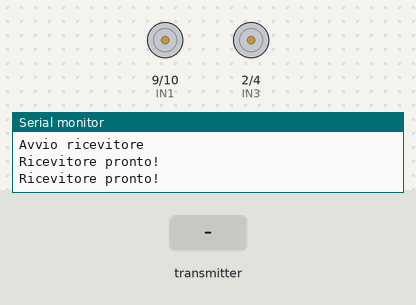
This sketch was run on a simulated Arduino Uno, built with avr-gcc and run on an emulated ATmega328P. Parts: motor-driver pin pairs drawn as motors (green arrow = first pin HIGH = forward, orange = second pin HIGH = backward, longer = more drive, scaled by the enable pin), the last lines printed to the serial monitor. The test bench sets the inputs (shaded band). No radio packets arrive unless stated.

Above: at 1.2 s.
1.3 s: the transmitter starts sending x = 0
At 1.6 s:
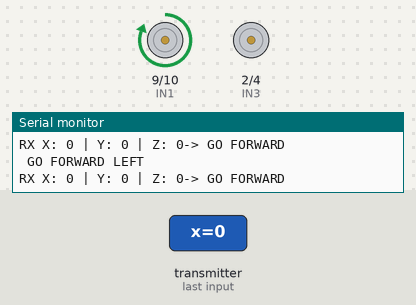
2.8 s: the transmitter starts sending y = 64
At 3.8 s:
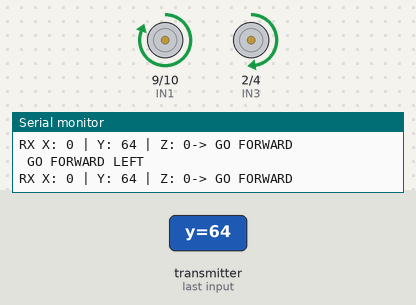
4.3 s: the transmitter starts sending x = 64
At 5.4 s:
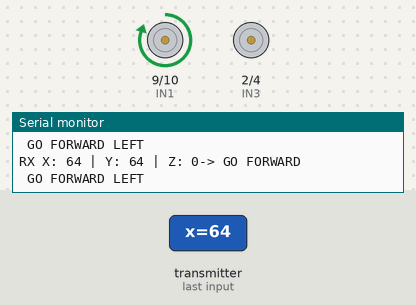
5.9 s: the transmitter starts sending y = 0
At 6.7 s:
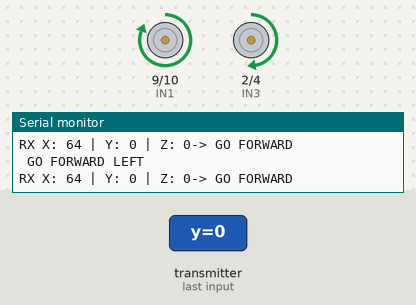
7.4 s: the transmitter starts sending x = 128
At 8.4 s:
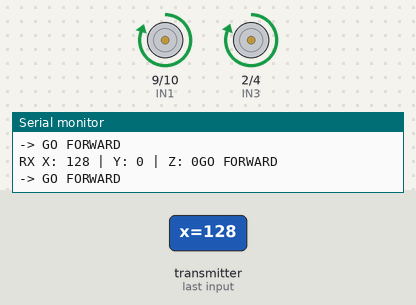
8.9 s: the transmitter starts sending y = 128
At 9.5 s:
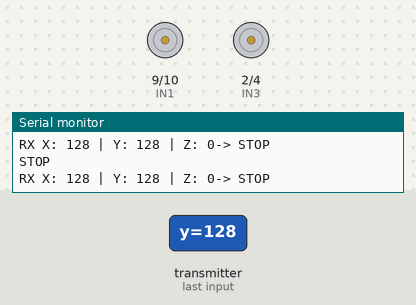
Timing chart, 0 to 11.4 s (numbered marks = the images above; inputs shaded):
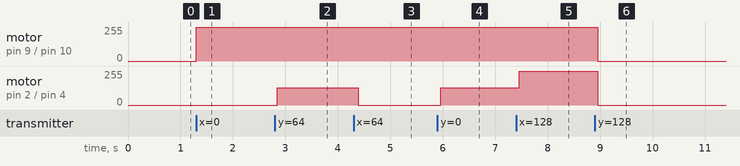

The sketch:

nRF24L01_RX.ino
```cpp
#include <SPI.h>
#include <nRF24L01.h>
#include <RF24.h>

RF24 radio(7, 8);  // CE, CSN pin configuration NRF antenna
const byte address[6] = "TXSTE"; // RF library needs an adress of 5 characters or number (1Byte =charachter or number)
//Motor pins


// right motors A
#define ENA 5    // PWM pin that handles the speed of motor A
#define IN1 9    // digital pin that handle the direction of motor A
#define IN2 10    // digital pin that handle the direction of motor A

// left motors B
#define ENB 6    // PWM pin that handles the speed of motor B
#define IN3 2    // digital pin that handle the direction of motor B
#define IN4 4    // digital pin that handle the direction of motor B

// data structure that contain 3 variable
struct DataPacket {
  byte x; // x contains roll value (inclination on right /left side)
  byte y; // y contiene pitch value (back and forward)
  byte z; // z contains the yaw value(rotation // to xy plane)
};

DataPacket data;

// function declaration
void goForward(int sx, int dx);
void stop();
void goBackward(int sx, int dx);


void setup() {
  // setup of motor's pins

  // motor A
  pinMode(ENA, OUTPUT);
  pinMode(IN1, OUTPUT);
  pinMode(IN2, OUTPUT);

  // motor B
  pinMode(ENB, OUTPUT);
  pinMode(IN3, OUTPUT);
  pinMode(IN4, OUTPUT);
  Serial.begin(9600);
  // starting configuration of the receiver
  Serial.println("Avvio ricevitore");
  if (!radio.begin()) {
    // radio.begin() => Arduino do three actions:
    //enable SPI connections so it's set on the MISO, MOSI , SCK, CE, CSN pins
    // sent an electrical signal to the radio in order to bring it out from the power saving mode
    // Arduino write a character in a small area of radio's memory using MOSI (Master Out, Slave In) , then make a request to the memory with the MISO (Master In, Slave Out), if the meory answer with the character wrote at the start it returns true otherwise false
    Serial.println("ERRORE: Hardware Radio non trovato!");
    while (1);  // infinite loop the radio if it doesn't respond
  }
  // if we pass this condition the receiver is ready
  Serial.println("Ricevitore pronto!");
  radio.setChannel(108); // set the operating frequency where the transmitter and receiver can communicate without inteference. NRF radio work at 2.4GHz and setCHhannel set the operating frequency at 2.4Ghz+108Hz. 2.4Ghz is a crowded frequency so setChannel moves the operating frequency to an undisturbed frequency
  radio.setDataRate(RF24_250KBPS); // 250KBPS = 250000 bits/s i can work at 1MBS  fast (RF24_1MBS =100000 milions bits /s) or 2MBS very fast (F24_2MBS =100000 milions bits /s)
  radio.setPALevel(RF24_PA_LOW); // set the power at which the ack is sent to tx to say ok i received x,y,z
  radio.openReadingPipe(0, address); // the NRF24 can listen on 6 channels at the same time: i set the 0 channel as the channel for the communications with the tx
  radio.startListening(); // LNA (Low noise amplifier) is set on and PA Power amplifier is disable due to is used onlt in transmission of ack).
  // When i send ACK i disable the LNA and enable PA and after i sent ACK i disabled PA and enable LNA.
  Serial.println("Ricevitore pronto!");


}

void loop() {
  if (radio.available()) { // if a triplet of datas is available on the buffer radio.available() return TRUE
    radio.read(&data, sizeof(data)); // read data from the buffer
    //verify status of the
    Serial.print("RX X: "); Serial.print(data.x);
    Serial.print(" | Y: "); Serial.print(data.y);
     Serial.print(" | Z: "); Serial.print(data.z);
    movimento(data.x, data.y);
  }
}

//
void movimento(int x, int y) {
  int moveX = map(x, 0, 254, -255, 255); // control the tires' direction and we map the roll values between the minimum and the maximum speed of the car
  int moveY = map(y, 0, 254, -255, 255); // control the inclination of the mpu back/forward and we map the pitch's value between the minimum and the maximum speed of the car
  int sx = constrain(abs(moveY + moveX), 0, 255); // differential velocity on left side (motors B) of the car
  int dx = constrain(abs(moveY - moveX), 0, 255); // differential velocity on left side (motors B) of the car

 // forward condition
if(data.y<75){
    if (data.x < 75) {
       goForward(sx, dx);
       Serial.println(" GO FORWARD LEFT");

    }
    else if (data.x > 175) {
      goForward(sx, dx);
       Serial.println(" GO FORWARD RIGHT");
    }
    else {
      moveX=0;
      Serial.println("GO FORWARD");
      goForward(sx, dx);
    }

  }
  /////
  else if (data.y > 175)  // back condition
  {
    if (data.x < 75) {
      goBackward( sx, dx);
      Serial.println("GO BACKWARD LEFT");
    }
    else if (data.x > 175) {
      goBackward(sx, dx);
      Serial.println(" GO BACKWARD RIGHT");
    }
    else {
      goBackward(sx, dx);
      moveX=0;
      Serial.println(" GO ONLY BACKWARD");
    }
  }
  // rotation on z axis
  else if (data.z > 175)
  {
      //ruotaDestra(sx, dx);
      stop();
      Serial.println("STOP");
  }
  else if (data.z < 75)
  {
    //ruotaSinistra(sx, dx);
    stop();
    Serial.println("STOP");

  }
  else
  {
    //processCarMovement(STOP);
    stop();
    Serial.println("STOP");

  }
}


void goForward(int sx, int dx) {
  Serial.println("-> GO FORWARD");
  digitalWrite(IN1, HIGH);
  digitalWrite(IN2, LOW);
  digitalWrite(IN3, HIGH);
  digitalWrite(IN4, LOW);

  analogWrite(ENA, sx);
  analogWrite(ENB, dx);
}

void goBackward(int sx, int dx) {
  Serial.println("-> GO BACKWARD");
  digitalWrite(IN1, LOW);
  digitalWrite(IN2, HIGH);
  digitalWrite(IN3, LOW);
  digitalWrite(IN4, HIGH);

  analogWrite(ENA, dx);
  analogWrite(ENB, sx);
}

void stop() {
  Serial.println("-> STOP");
  analogWrite(ENA, 0);
  analogWrite(ENB, 0);
}
```

Measured:
- after the input at 1.3 s, motor on pin 9 (IN1) / pin 10 (IN2): stopped → forward 255/255 at once
- after the input at 2.8 s, motor on pin 2 (IN3) / pin 4 (IN4): stopped → forward 128/255 at once
- after the input at 4.3 s, motor on pin 9 (IN1) / pin 10 (IN2): forward 255/255 → forward 254/255 after 0.09 s; motor on pin 2 (IN3) / pin 4 (IN4): forward 128/255 → stopped after 0.09 s
- after the input at 5.9 s, motor on pin 9 (IN1) / pin 10 (IN2): forward 254/255 → forward 255/255 after 0.06 s; motor on pin 2 (IN3) / pin 4 (IN4): stopped → forward 128/255 after 0.06 s
- after the input at 7.4 s, motor on pin 9 (IN1) / pin 10 (IN2): forward 255/255 → forward 254/255 after 0.06 s; motor on pin 2 (IN3) / pin 4 (IN4): forward 128/255 → forward 255/255 after 0.06 s
- after the input at 8.9 s, motor on pin 9 (IN1) / pin 10 (IN2): forward 254/255 → stopped after 0.05 s; motor on pin 2 (IN3) / pin 4 (IN4): forward 255/255 → stopped after 0.05 s
